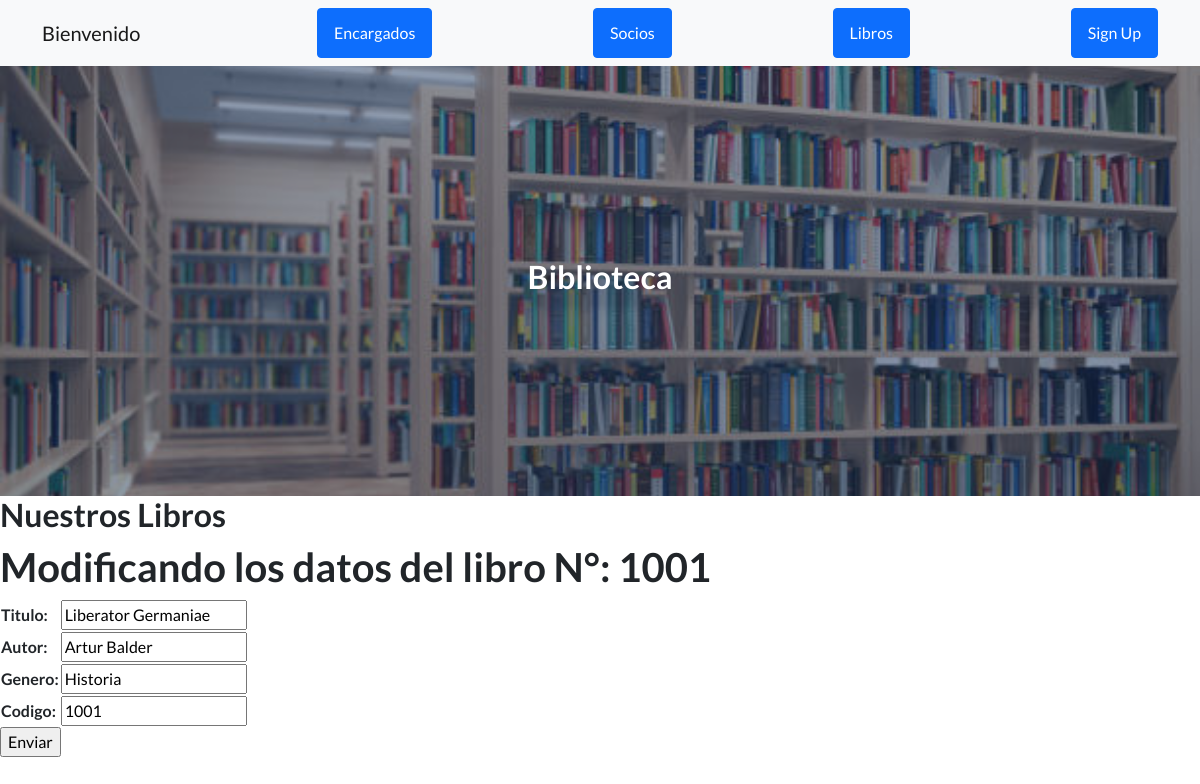
Page /app_biblioteca/editar_libro/1001 on the earlier database version.
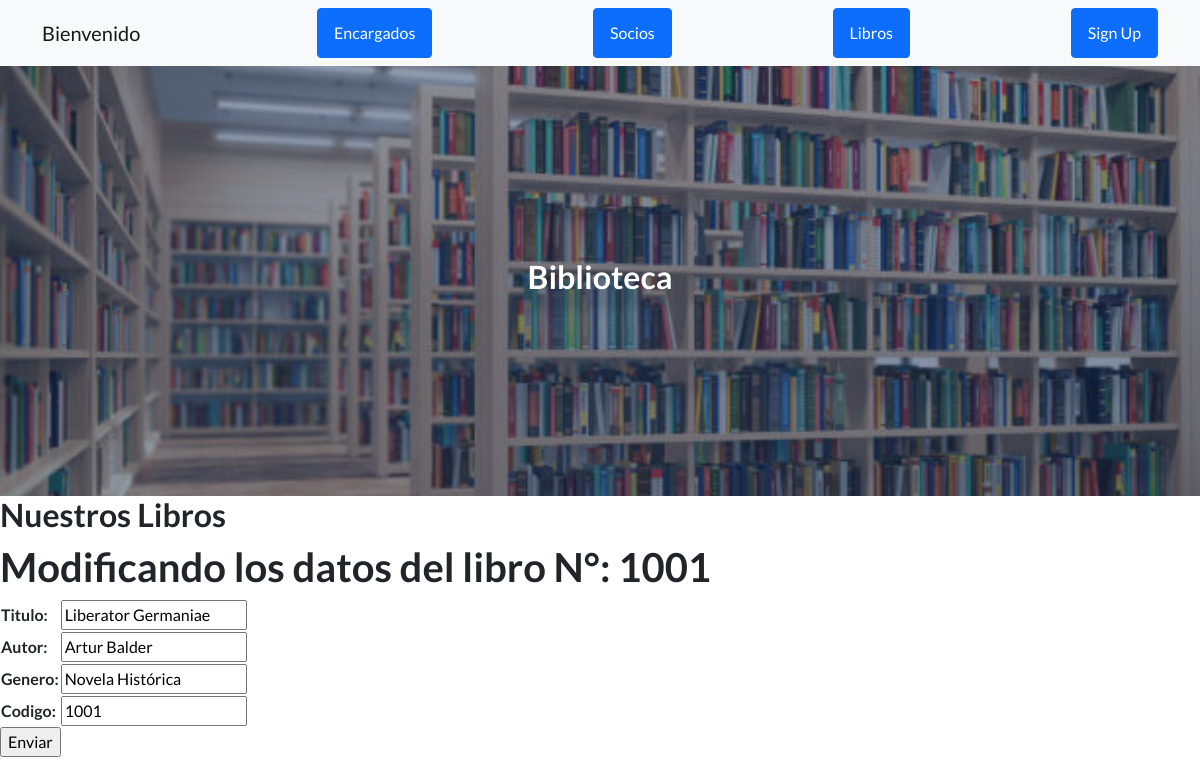
Same page on the later database version.
### app_biblioteca/models.py (models this page shows, shortened)
class Libro(models.Model):
    titulo=models.CharField(max_length=50)
    autor=models.CharField(max_length=50)
    genero=models.CharField(max_length=50)
    codigo=models.IntegerField()

### app_biblioteca/views.py (the view)
# urls.py: path('editar_libro/<codigo_libro>', editar_libro, name='editar_libro'),
def editar_libro(request, codigo_libro):
    libro = Libro.objects.get(codigo=codigo_libro)
    if request.method == 'POST':
        form = Libro_Form(request.POST)
        if form.is_valid():
            info = form.cleaned_data
            libro.titulo = info['titulo']
            libro.autor = info['autor']
            libro.genero = info['genero']
            libro.codigo = info['codigo']
            libro.save()
            return render (request, 'app_biblioteca/inicio.html')
    else:
        form = Libro_Form(initial={'titulo':libro.titulo, 'autor':libro.autor, 'genero':libro.genero, 'codigo':libro.codigo})
    return render(request, 'app_biblioteca/editar_libro.html',{'formulario':form,'codigo_libro':codigo_libro})

### app_biblioteca/forms.py
class Libro_Form(forms.Form):
    titulo = forms.CharField(max_length=50)
    autor = forms.CharField(max_length=50)
    genero = forms.CharField(max_length=50)
    codigo =forms.IntegerField()

### app_biblioteca/templates/app_biblioteca/editar_libro.html (shortened to what this page needs)
{% extends 'app_biblioteca/inicio.html' %}
{% load static %}
{% block titulo %}
<h2>Biblioteca</h2>
{% endblock %}
{% block contenido_que_cambia %}
<h2>Nuestros Libros</h2>
<h1>Modificando los datos del libro N°: {{ codigo_libro }} </h1>
<form action="{% url 'editar_libro' codigo_libro %}" method="POST"> {% csrf_token %}
    <table>
        {{ formulario.as_table }}
    </table>
    <input type="submit" value="Enviar">
</form>
</body>
{% endblock %}

Differences in the rows shown:
changed Libro "Liberator Germaniae": genero "Historia" → "Novela Histórica"
